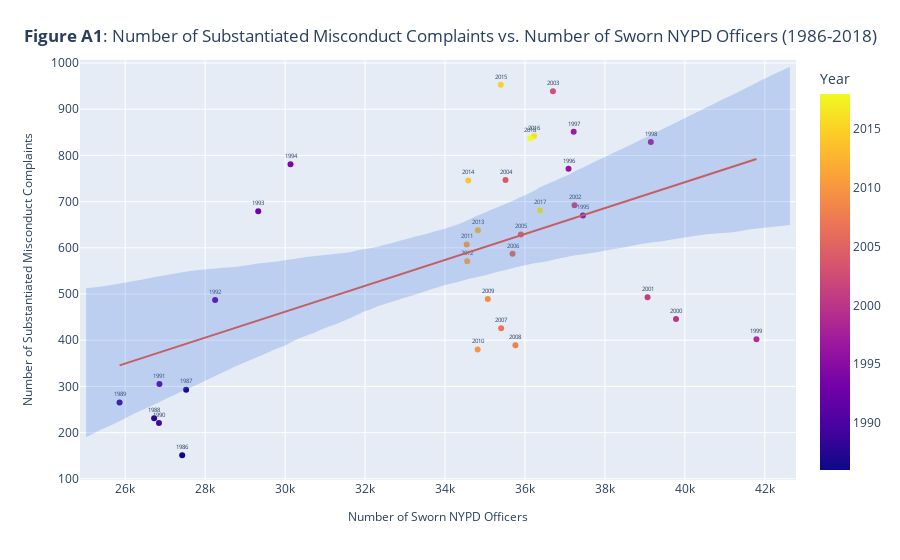

The cell this chart's notebook holds for it:
### Code cell
substantiated_complaints_officers_per_year_ols(substantiated_complaints)
